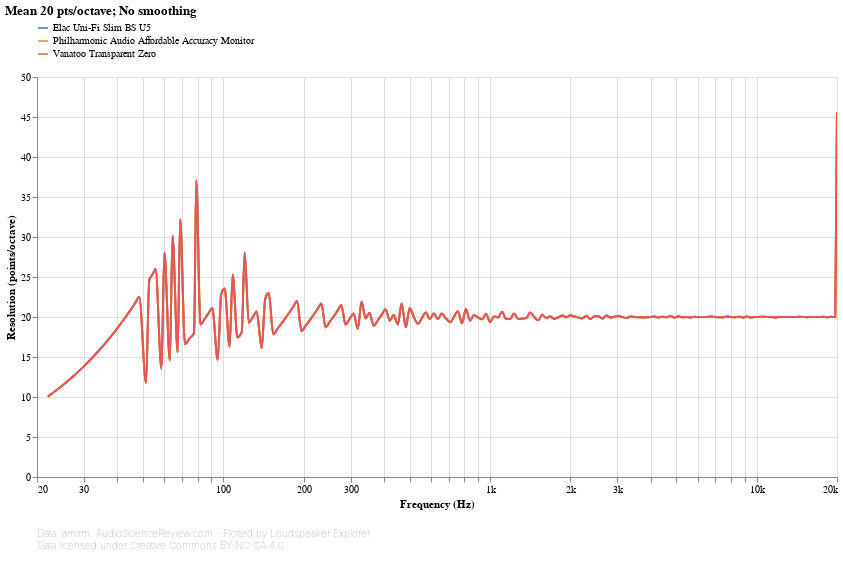

The code cell stored with this chart in its notebook:
### Markdown cell above
## Resolution

This chart shows the resolution of the input data at each frequency. For each point, resolution is calculated by looking at the distance from the previous point. The larger the distance, the lower the resolution.

A straight, horizontal line means that resolution is constant throughout the spectrum, or in other words, points are equally spaced in log-frequency. Some Loudspeaker Explorer features, especially smoothing and detrending, implicitly assume that this is the case, and might produce inaccurate results otherwise.

### Code cell
#@markdown
frequency_response_chart(
    speakers_fr_ready
        .pipe(lsx.pd.index_as_columns)
        .set_index('Speaker')
        .set_index('Frequency [Hz]', append=True, drop=False)
        .groupby('Speaker').apply(lambda frequencies: frequencies / frequencies.shift(1))
        .pipe(np.log2)
        .pow(-1)
        .rename(columns={'Frequency [Hz]': 'Resolution (points/octave)'})
        .pipe(lsx.pd.remap_columns, {
            'Resolution (points/octave)': 'value',
        }),
    lambda chart: lsx.util.pipe(chart
        .encode(
            alt.Y('value', type='quantitative', title='Resolution (points/octave)', axis=alt.Axis(grid=True)),
            speaker_color()),
        speaker_input),
    lambda chart: lsx.alt.interactive_line(chart),
    alter_tooltips=lambda tooltips:
        ([alt.Tooltip('speaker', title='Speaker')]
            if speakers_fr_ready.index.get_level_values('Speaker').nunique() > 1 else []) +
        tooltips +
        [alt.Tooltip('value', type='quantitative', title='Resolution (points/octave)', format='.2f')]
)

### Figure 1 — Vega-Lite specification as saved in the notebook (floating-point values rounded to 4 significant figures; data arrays with more than 128 entries replaced by an {"elided": "..."} marker saying what was removed)
{"config": {"view": {"continuousWidth": 400, "continuousHeight": 300, "opacity": 0}}, "vconcat": [{"layer": [{"mark": {"type": "line", "clip": true, "interpolate": "monotone"}, "encoding": {"opacity": {"condition": {"value": 1, "selection": "selector001"}, "value": 0.2}}, "selection": {"selector001": {"type": "multi", "encodings": ["color"], "bind": "legend"}, "selector003": {"type": "interval", "bind": "scales", "encodings": ["x", "y"]}, "selector004": {"type": "single", "fields": ["speaker"], "bind": {"input": "select", "options": [null, "Elac Uni-Fi Slim BS U5", "Philharmonic Audio Affordable Accuracy Monitor", "Vanatoo Transparent Zero"], "labels": ["All", "Elac Uni-Fi Slim BS U5", "Philharmonic Audio Affordable Accuracy Monitor", "Vanatoo Transparent Zero"], "name": "Speaker: "}}}, "title": {"text": "Mean 20 pts/octave; No smoothing", "anchor": "start"}}, {"mark": {"type": "circle", "clip": true, "size": 100}, "encoding": {"fillOpacity": {"condition": {"value": 0.3, "selection": "selector002"}, "value": 0}}, "selection": {"selector002": {"type": "single", "on": "mouseover", "clear": "mouseout", "empty": "none", "encodings": ["x", "y"]}}, "title": {"text": "Mean 20 pts/octave; No smoothing", "anchor": "start"}}], "data": {"name": "data-7f4333ed48e6186a4e240060ca0c96ec"}, "encoding": {"color": {"type": "nominal", "field": "speaker", "legend": {"direction": "vertical", "labelLimit": 600, "orient": "top", "symbolType": "stroke"}, "title": null}, "tooltip": [{"type": "nominal", "field": "speaker", "title": "Speaker"}, {"type": "quantitative", "field": "frequency", "format": ".03s", "title": "Frequency (Hz)"}, {"type": "quantitative", "field": "value", "format": ".2f", "title": "Resolution (points/octave)"}], "x": {"type": "quantitative", "axis": {"format": "s"}, "field": "frequency", "scale": {"base": 10, "domain": [20, 20000], "nice": false, "type": "log"}, "title": "Frequency (Hz)"}, "y": {"type": "quantitative", "axis": {"grid": true}, "field": "value", "title": "Resolution (points/octave)"}}, "height": 400, "transform": [{"flatten": ["frequency", "value"]}, {"filter": {"selection": "selector004"}}], "width": 800}, {"mark": "text", "height": 1, "title": {"text": ["Data: amirm, AudioScienceReview.com - Plotted by Loudspeaker Explorer", "Data licensed under Creative Commons BY-NC-SA 4.0"], "anchor": "start", "color": "gray", "fontSize": 10, "fontWeight": "lighter"}, "width": 600}], "resolve": {"legend": {"color": "independent"}}, "$schema": "https://vega.github.io/schema/vega-lite/v4.8.1.json", "datasets": {"data-7f4333ed48e6186a4e240060ca0c96ec": [{"speaker": "Elac Uni-Fi Slim BS U5", "frequency": {"elided": "194 float values"}, "value": {"elided": "194 float values"}}, {"speaker": "Philharmonic Audio Affordable Accuracy Monitor", "frequency": {"elided": "194 float values"}, "value": {"elided": "194 float values"}}, {"speaker": "Vanatoo Transparent Zero", "frequency": {"elided": "194 float values"}, "value": {"elided": "194 float values"}}]}}
